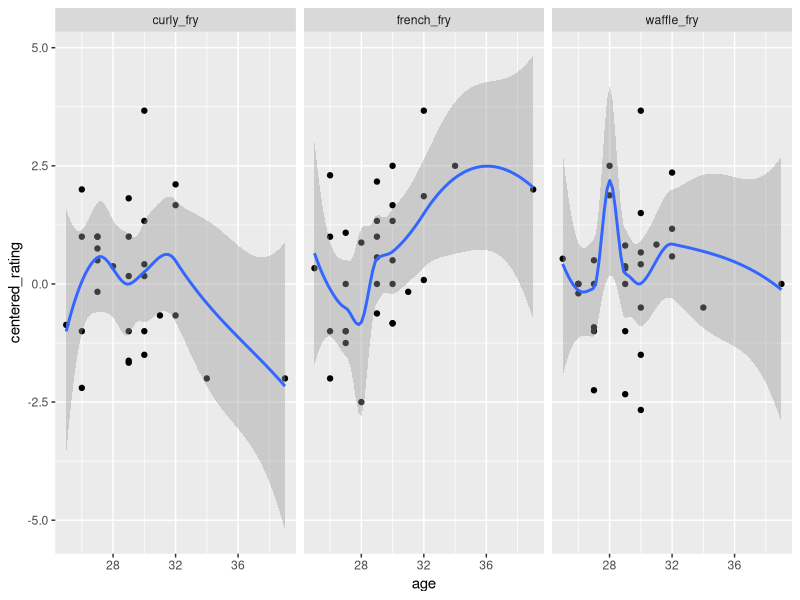

This chart was generated by the following R code:
## ---- chunk 1
knitr::opts_chunk$set(echo = FALSE, warning = FALSE)
library(tidyverse)
library(here)
## ---- chunk 2
data <- read_csv(here("data/fry_data.csv"))
## ---- chunk 3
fry_cols <- c("waffle_fry", "french_fry", "curly_fry", "shoestring_fry", "steak_fry", "crinkle_cut_fry", "sweet_potato_fry", "double_fried_fry", "wedge_fry")
  
data <- data %>%
  rowwise() %>%
  mutate(participant_mean = mean(c_across(fry_cols), na.rm = TRUE)) %>%
  ungroup() %>%
  pivot_longer(cols = fry_cols, names_to = "fry_type", values_to = "rating") %>%
  mutate(centered_rating = rating - participant_mean)
## ---- chunk 4
data %>%
  filter(fry_type %in% c("waffle_fry", "french_fry", "curly_fry")) %>%
  ggplot(aes(x = age, y = centered_rating, group = fry_type)) +
  geom_point() +
  facet_wrap(~fry_type) +
  geom_smooth()
